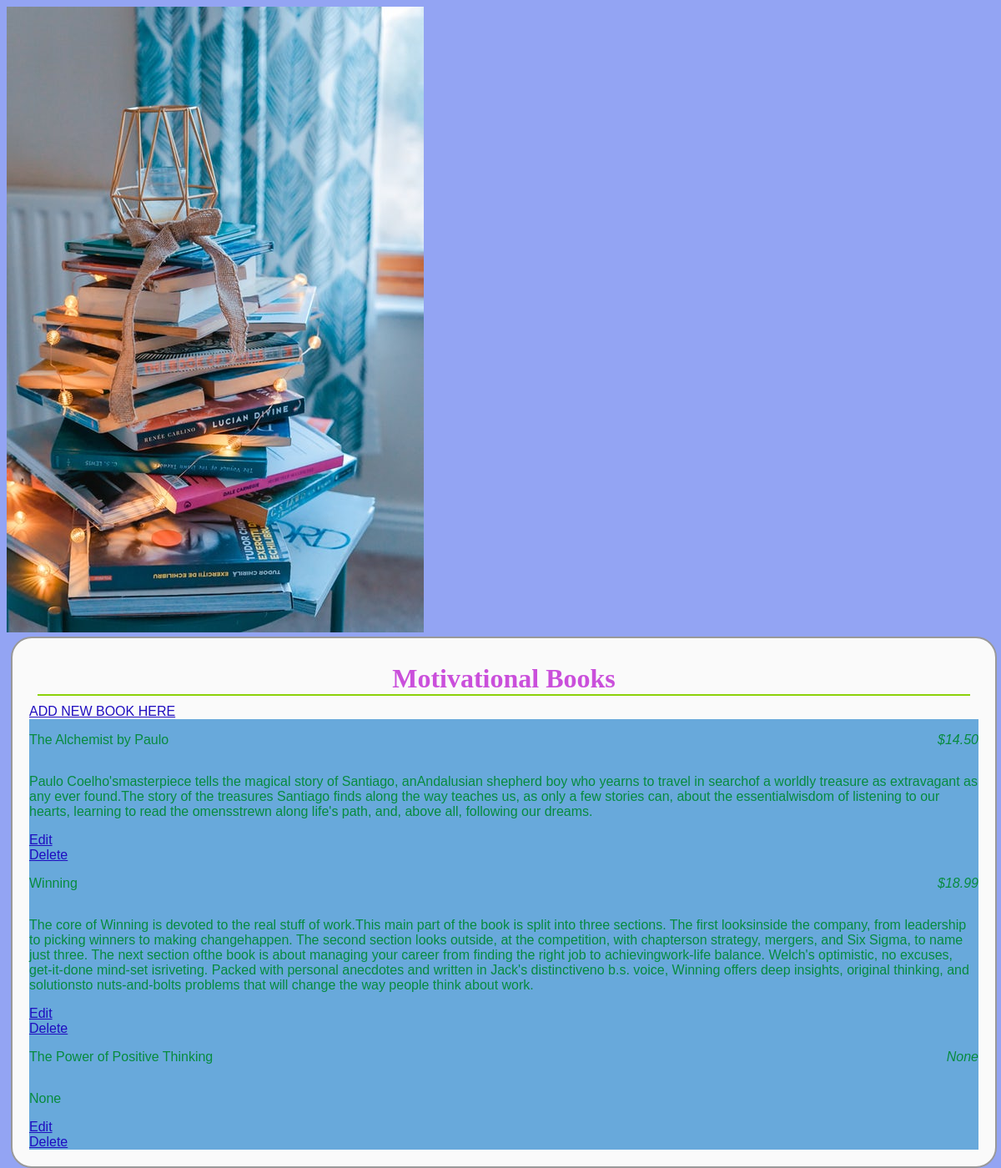
Page /books/1/ on the committed database.
### database_setup.py (models this page shows, shortened)
class Book(Base):
    __tablename__ = 'book'
    id = Column(Integer, primary_key=True)
    name = Column(String(250), nullable=False)

class BookItem(Base):
    __tablename__ = 'book_item'
    name = Column(String(80), nullable=False)
    id = Column(Integer, primary_key=True)
    description = Column(String(250))
    price = Column(String(8))
    course = Column(String(250))
    book_id = Column(Integer, ForeignKey('book.id'))
    book = relationship(Book)

### project.py (the view)
@app.route('/')
@app.route('/books/<int:book_id>/')
def bookItem(book_id):
    book = session.query(Book).filter_by(id=book_id).one()
    items = session.query(BookItem).filter_by(book_id=book.id)
    return render_template('book.html', book=book, items=items)

### templates/book.html (shortened to what this page needs)
<html>
    <head>
        <link rel=stylesheet type=text/css href="{{ url_for('static', filename='style.css') }}">
        <img src="/img/books.jpeg">
    </head>
<body>
    <div class = 'pane'>
        <div class = 'header'>
            <h1>{{ book.name }}</h1>
        </div>
    <a href='{{url_for('newBookItem', book_id = book.id)}}'>ADD NEW BOOK HERE</a></a>
    <div class = 'flash'>
    {% for i in items %}
    <div>
        <div class='nameAndPrice'>
            <span class="name"><p>{{i.name}}</p></span>
            <span class="price"><p> {{i.price}} </p></span>
        </div>
        <div class="description"><p>{{i.description}}</p></div>
        <a href='{{url_for('editBookItem', book_id = book.id, item_id = i.id) }}'>Edit</a>
        <br>
        <a href = '{{url_for('deleteBookItem', book_id = book.id, item_id = i.id ) }}'>Delete</a>
    </div>
    {% endfor %}
</body>
</html>

### static/style.css (style rules this page uses)
body { font-family: sans-serif; background-color: #748bf0c7; background-blend-mode: luminosity; }
h1, h2, h3, h4 { color: #be23d3cb; }
h1, h2 { font-family: Cambria, Cochin, Georgia, Times, 'Times New Roman', serif; margin: 10; }
h1 { border-bottom: 2px solid rgb(139, 209, 10); }
p, dd, dt { color: #078b3e; }
a { text-decoration-style: initial; color: #1f0dc0; font-size: 1.0em; }
.pane { position: absolute; border: 2px solid; border-radius: 25px; padding: 20px; margin: 5px; border-color: #999999; background-color: #fafafa }
.header { left: 50%; text-align: center; }
.name { width: 50%; display: inline-block; }
.description { color: #ffffcc; text-align: left; }
.price { text-align: right; width: 50%; float: right; color: rgb(223, 29, 29); font-style: oblique; }
.flash { background: #68a9db; }

### rows in the picture
Book: name "Motivational Books"
BookItem: name "The Alchemist by Paulo", price "$14.50", description "Paulo Coelho'smasterpiece tells the magical story of Santiago, anAndalusian shepherd boy who yearns to travel in searchof a worldly treasure as extravagant as any ever found.The story of the treasures Santiago finds along the way teaches us, as only a few stories can, about the essentialwisdom of listening to our hearts, learning to read the omensstrewn along life's path, and, above all, following our dreams."
BookItem: name "Winning", price "$18.99", description "The core of Winning is devoted to the real stuff of work.This main part of the book is split into three sections. The first looksinside the company, from leadership to picking winners to making changehappen. The second section looks outside, at the competition, with chapterson strategy, mergers, and Six Sigma, to name just three. The next section ofthe book is about managing your career from finding the right job to achievingwork-life balance. Welch's optimistic, no excuses, get-it-done mind-set isriveting. Packed with personal anecdotes and written in Jack's distinctiveno b.s. voice, Winning offers deep insights, original thinking, and solutionsto nuts-and-bolts problems that will change…"
BookItem: name "The Power of Positive Thinking", price "None", description "None"
